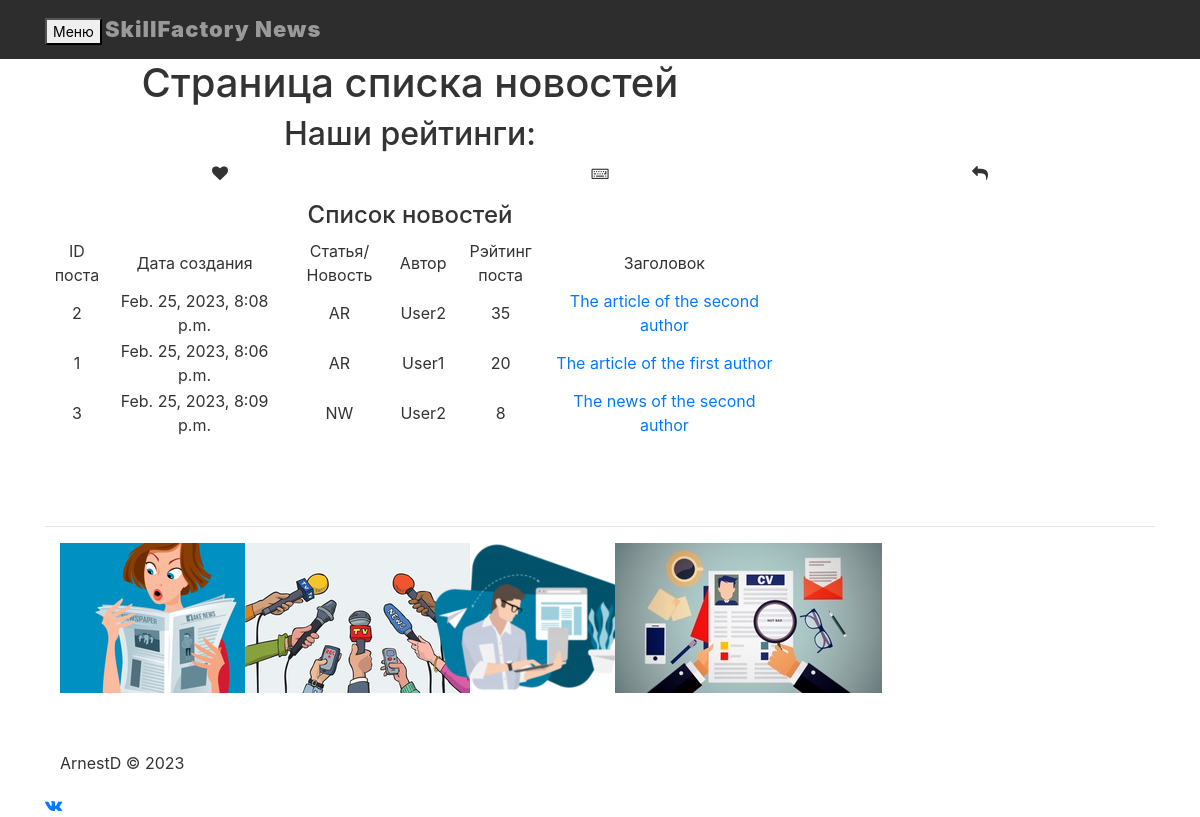
The app's page /, older data.
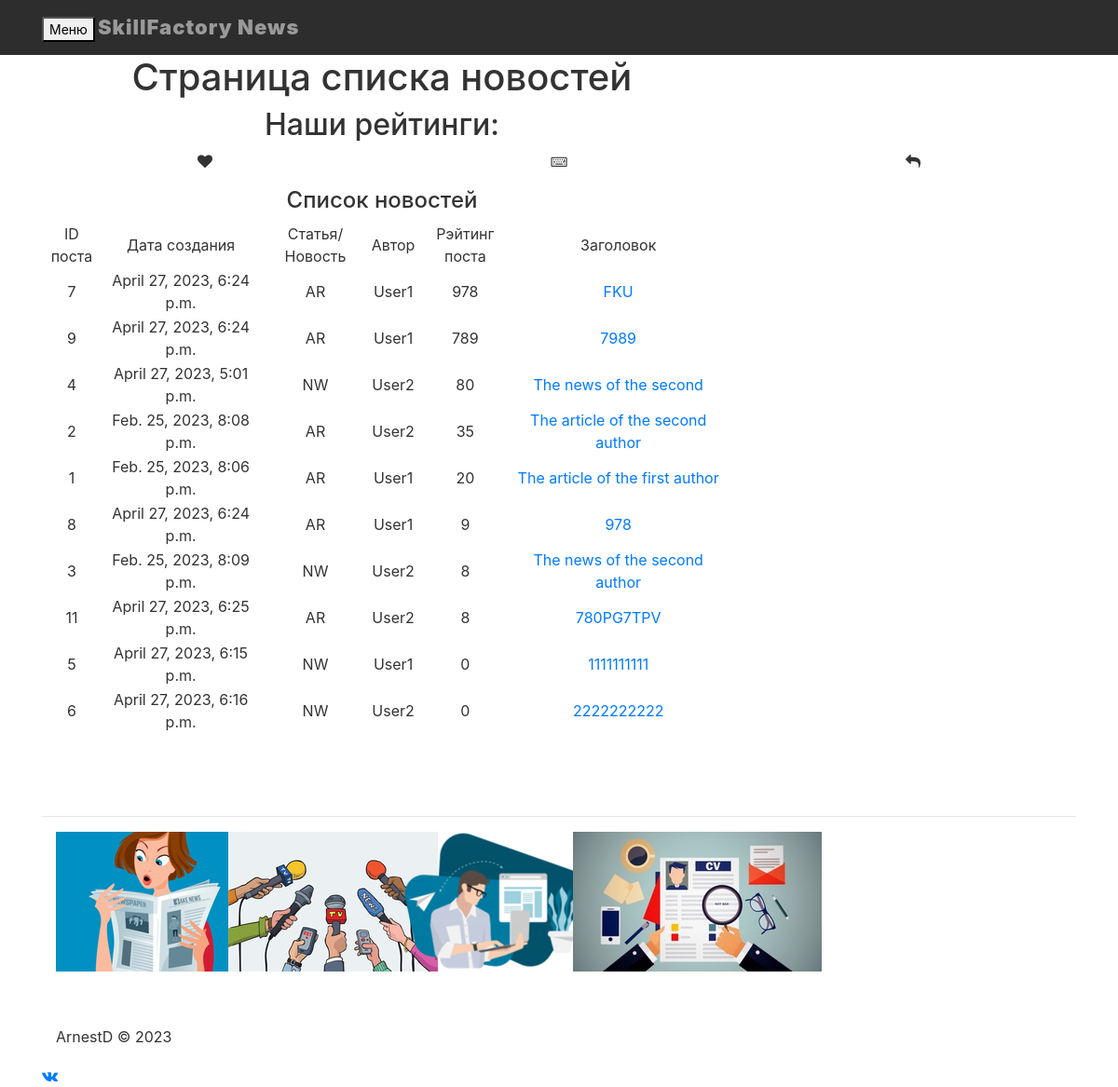
The same page, newer data.
### news/models.py (models this page shows, shortened)
class Post(models.Model):
    author = models.ForeignKey(Author, on_delete=models.CASCADE)
    categoryType = models.CharField(max_length=20, choices=CATEGORY_CHOISES, default=ARTICLE)
    dataCreations = models.DateTimeField(auto_now_add=True)
    postCategory = models.ManyToManyField(Category, through='PostCategory')
    title = models.CharField(max_length=128)
    text = models.TextField()
    rating = models.SmallIntegerField(default=0)

class Author(models.Model):
    authorUser = models.OneToOneField(User, on_delete=models.CASCADE)
    ratingAuthor = models.SmallIntegerField(default=0)
    def __str__(self):
        return f"{self.authorUser}"

### news/views.py (the view)
# urls.py: path('', news_page_list),
def news_page_list(request):
    newslist = Post.objects.all().order_by('-rating')[:10]
    p = Paginator(newslist, 1)
    page_number = request.GET.get('page')
    try:
        page_obj = p.get_page(page_number)
    except PageNotAnInteger:
        page_obj = p.page(10)
    except EmptyPage:
        page_obj = p.page(p.num_pages)
    context = {'page_obj': page_obj}
    return render(request, 'news/news.html', {'newslist': newslist})#context

### news/templates/news/news.html (shortened to what this page needs)
{% extends 'news/default.html' %}
{% load static %}
{% block MyCss %}
<link rel="stylesheet" href="{% static 'css/base.css' %}">
<link rel="stylesheet" href="{% static 'css/bootstrap.min.css' %}">
<link rel="stylesheet" href="{% static 'css/font-awesome.min.css' %}">
{% endblock %}
{% block MyContent %}
<div class="navbar navbar-inverse navbar-fixed-top">
    <div class="container">
      <div class="navbar-header">
         <button type="button" class="navbar-toggle" data-toggle="collapse" data-target="#collapseMenu">
          <span class="icon-bar">Меню</span>
        </button>
        <a class="navbar-brand" href="#">SkillFactory News</i></a>
      </div>
    </div>
</div>
  <div id="headerwrap">
    <div class="container">
      <div class="row centered">
        <div class="col-lg-8 col-lg-offset-2">
          <h1>Страница списка новостей</h1>
          <h2>Наши рейтинги: </h2>
        </div>
      </div>
    </div>
  </div>
  <div class="container w">
    <div class="row centered">
      <div class="col-lg-4">
        <i class="fa fa-heart"></i>
      </div>
      <div class="col-lg-4">
        <i class="fa fa-keyboard-o" aria-hidden="true"></i>
      </div>
      <div class="col-lg-4">
        <i class="fa fa-reply" aria-hidden="true"></i>
      </div>
    </div>
  </div>
  <div class="container wb">
    <div class="row centered">
      <br><br>
      <div class="col-lg-8 col-lg-offset-2">
        <h4>Список новостей</h4>
        <table >
          <tr>
             <td>ID поста</td>
            <td>Дата создания</td>
            <td>Статья/Новость</td>
            <td>Автор</td>
            <td>Рэйтинг поста</td>
            <td>Заголовок</td>
          </tr>
              {% for post_n in newslist %}
          <tr>
            <td>{{ post_n.pk }}</td>
            <td>{{ post_n.dataCreations }}</td>
            <td>{{ post_n.categoryType }}</td>
            <td>{{ post_n.author }}</td>
            <td>{{ post_n.rating }}</td>
            <td class="leftAligned"><a href=../post/{{ post_n.pk }}>{{ post_n.title }}</a></td>
            </tr>
              {% endfor %}
        </table>
        <p><br><br></p>
      </div>
  </div>
<hr />
  <div id="lg">
    <div class="container">
      <div class="row centered">
        <div class="col-lg-2 col-lg-offset-1">
          <img src=" {% static 'img/c01.png' %}" alt="">
        </div>
        <div class="col-lg-2">
          <img src=" {% static 'img/c02.png' %}" alt="">
        </div>
        <div class="col-lg-2">
          <img src=" {% static 'img/c03.png' %}" alt="">
        </div>
        <div class="col-lg-2">
          <img src=" {% static 'img/c04.jpg' %}" alt="">
        </div>
      </div>
    </div>
  </div>
    <br><br>
  <div id="r">
    <div class="container">
      <div class="row centered">
        <div class="col-lg-8 col-lg-offset-2">
          <p> ArnestD © 2023</p>
        </div>
      </div>
    </div>
  </div>
  <div id="f">
    <div class="container">
      <div class="row centered">
          <a href="https://vk.com/dark_elf_arnest"><i class="fa fa-vk"></i></a>
      </div>
    </div>
  </div>
{% endblock %}

### news/templates/news/default.html (shortened to what this page needs)
<!DOCTYPE html>
<html lang="en">
    <head>
        {% block MyCss %} {% endblock %}
    </head>
    <body>
           {% block MyContent %} {% endblock %}
    </body>
</html>

### static/css/base.css (style rules this page uses)
body { background-color: #f2f2f2; font-family: 'Lato', sans-serif; font-weight: 300; font-size: 16px; color: #555; -webkit-font-smoothing: antialiased; -webkit-overflow-scrolling: touch; margin-top: 70px; }
h1, h2, h3, h4, h5, h6 { font-family: 'Raleway', sans-serif; font-weight: 300; color: #333; }
p { text-align: justify; line-height: 28px; margin-bottom: 25px; }
.centered { text-align: center; }
a { color: #f85c37; }
hr { display: block; height: 5px; border: 0; border-top: 1px solid #ccc; margin: 1em 0; padding: 0; }
.navbar { font-weight: 800; font-size: 14px; padding-top: 15px; padding-bottom: 15px; }
.navbar-inverse { background: #2d2d2d; border-color: #2d2d2d; }
.navbar-inverse .navbar-brand { color: #999; font-weight: bolder; font-size: 22px; letter-spacing: 1px; }
.row { color: #333; }

Row changes from the older to the newer data that the page shows:
added Post: pk "7", dataCreations "April 27, 2023, 6:24 p.m.", categoryType "AR", author "User1", rating "978", title "FKU"
added Post: pk "9", dataCreations "April 27, 2023, 6:24 p.m.", categoryType "AR", author "User1", rating "789", title "7989"
added Post: pk "4", dataCreations "April 27, 2023, 5:01 p.m.", categoryType "NW", author "User2", rating "80", title "The news of the second"
added Post: pk "8", dataCreations "April 27, 2023, 6:24 p.m.", categoryType "AR", author "User1", rating "9", title "978"
added Post: pk "11", dataCreations "April 27, 2023, 6:25 p.m.", categoryType "AR", author "User2", rating "8", title "780PG7TPV"
added Post: pk "5", dataCreations "April 27, 2023, 6:15 p.m.", categoryType "NW", author "User1", rating "0", title "1111111111"
added Post: pk "6", dataCreations "April 27, 2023, 6:16 p.m.", categoryType "NW", author "User2", rating "0", title "2222222222"
